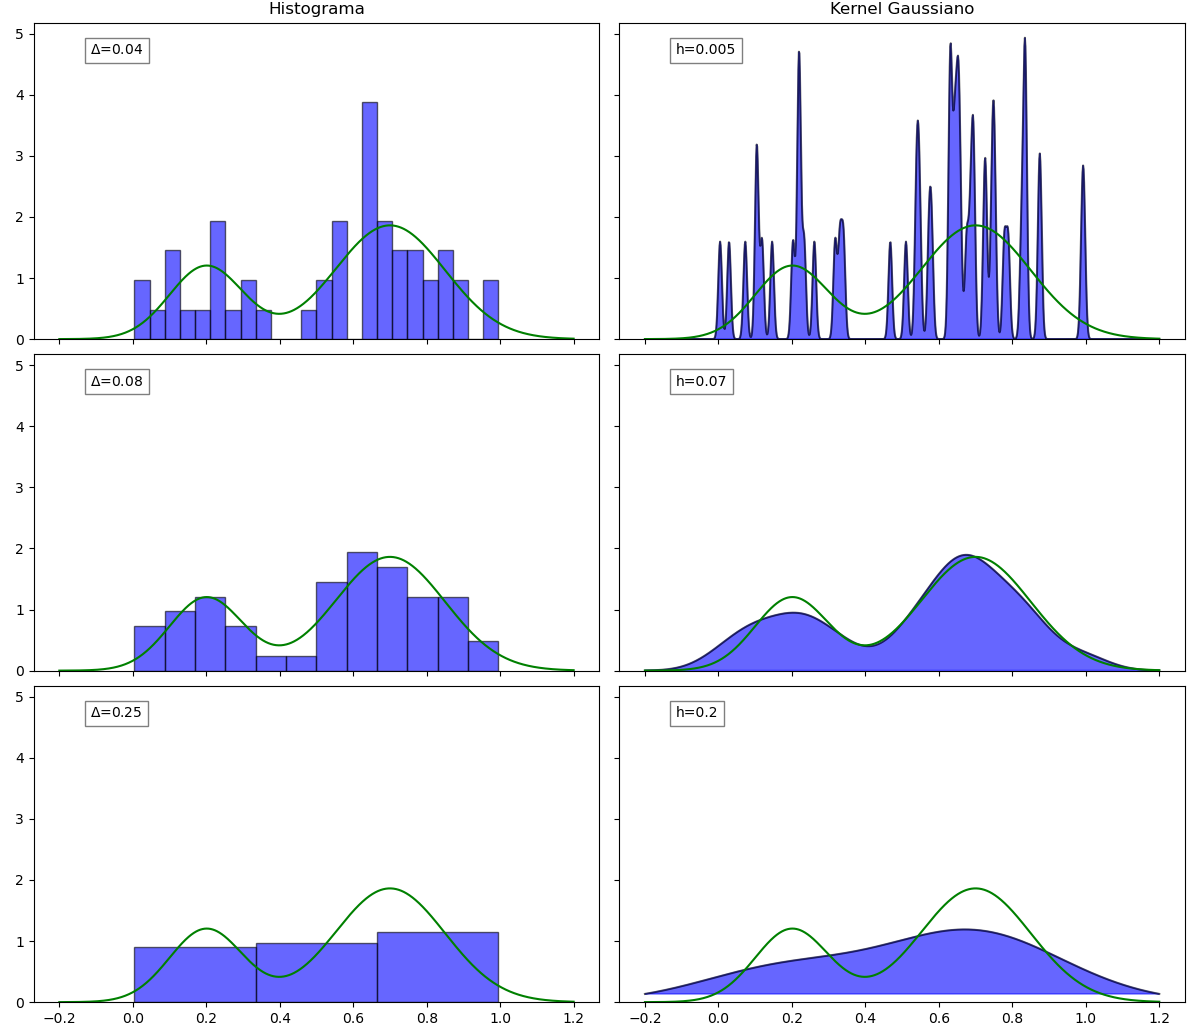

Generate this figure with Python:
import numpy as np
import matplotlib.pyplot as plt
from sklearn.neighbors import KernelDensity

# Parâmetros das distribuições Gaussianas
mu1, sigma1, pi1 = 0.2, 0.1, 0.3
mu2, sigma2, pi2 = 0.7, 0.15, 0.7

# Gerar amostra de dados
N = 50
data = np.hstack([np.random.normal(mu1, sigma1, int(N * pi1)),
                  np.random.normal(mu2, sigma2, int(N * pi2))])

# Valores de delta e largura de banda h
deltas = [0.04, 0.08, 0.25]
bandwidths = [0.005, 0.07, 0.2]

# Plotar 
fig, axs = plt.subplots(3, 2, figsize=(12, 16), sharex=True, sharey=True)
x = np.linspace(-0.2, 1.2, 1000)
model_pdf = pi1 * np.exp(-(x - mu1) ** 2 / (2 * sigma1 ** 2)) / (np.sqrt(2 * np.pi) * sigma1) \
           + pi2 * np.exp(-(x - mu2) ** 2 / (2 * sigma2 ** 2)) / (np.sqrt(2 * np.pi) * sigma2)

for i in range(3):
    axs[i, 0].hist(data, bins=int((max(data) - min(data)) / deltas[i]), density=True, alpha=0.6, color='blue', edgecolor='black')
    axs[i, 0].plot(x, model_pdf, color='green')
    if i == 0:
        axs[i, 0].set_title('Histograma')
    axs[i, 0].text(0.1, 0.9, f'$\Delta$={deltas[i]}', transform=axs[i, 0].transAxes, fontsize=10, bbox=dict(facecolor='white', alpha=0.5))

    kde = KernelDensity(kernel='gaussian', bandwidth=bandwidths[i]).fit(data[:, np.newaxis])
    log_dens = kde.score_samples(x[:, np.newaxis])
    dens = np.exp(log_dens)
    axs[i, 1].plot(x, dens, alpha=0.6, color='black')
    axs[i, 1].fill(x, dens, alpha=0.6, color='blue')
    axs[i, 1].plot(x, model_pdf, color='green')
    if i == 0:
        axs[i, 1].set_title('Kernel Gaussiano')
    axs[i, 1].text(0.1, 0.9, f'h={bandwidths[i]}', transform=axs[i, 1].transAxes, fontsize=10, bbox=dict(facecolor='white', alpha=0.5))

# Ajustar o layout e mostrar a figura
plt.tight_layout()
plt.show()
